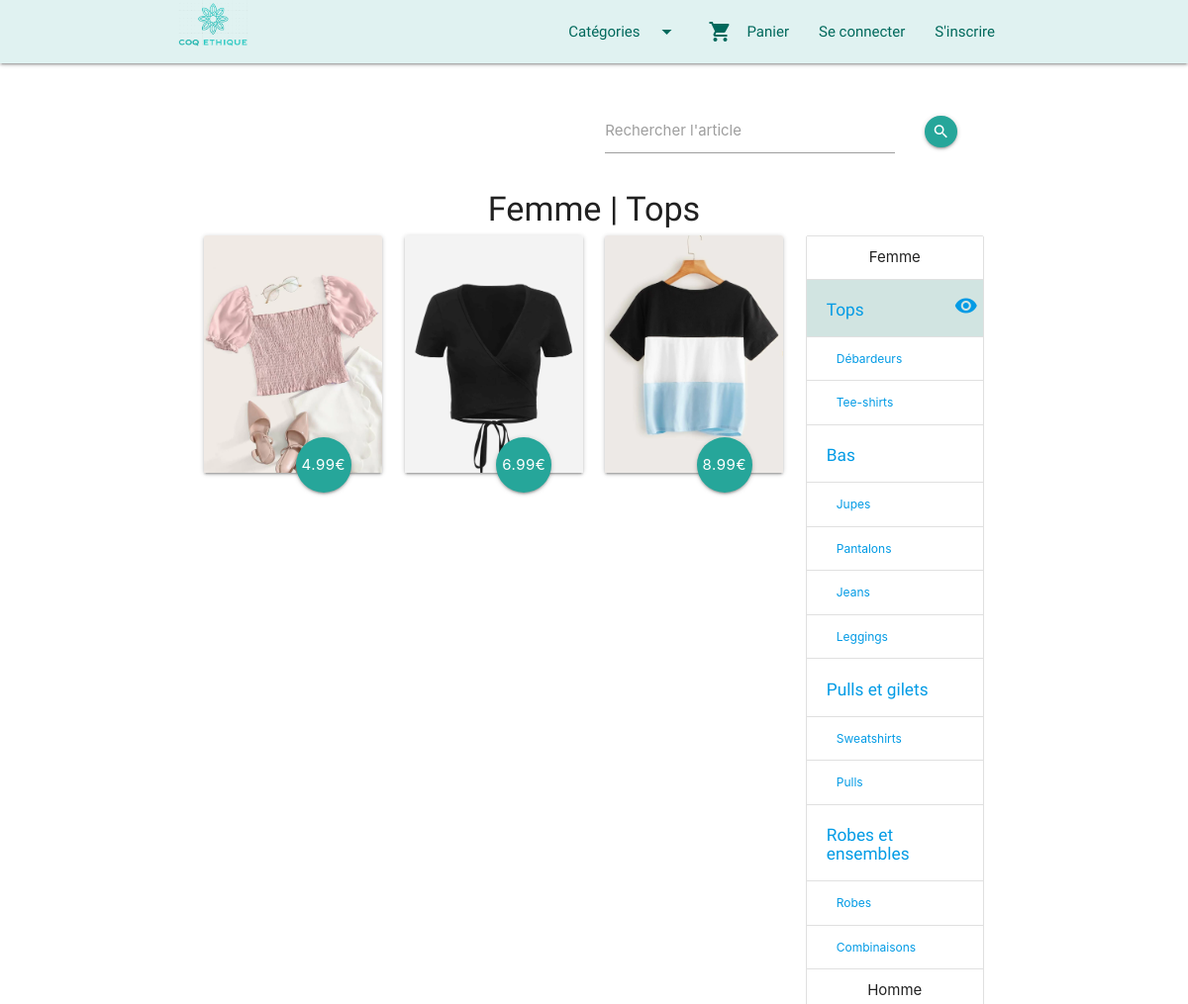
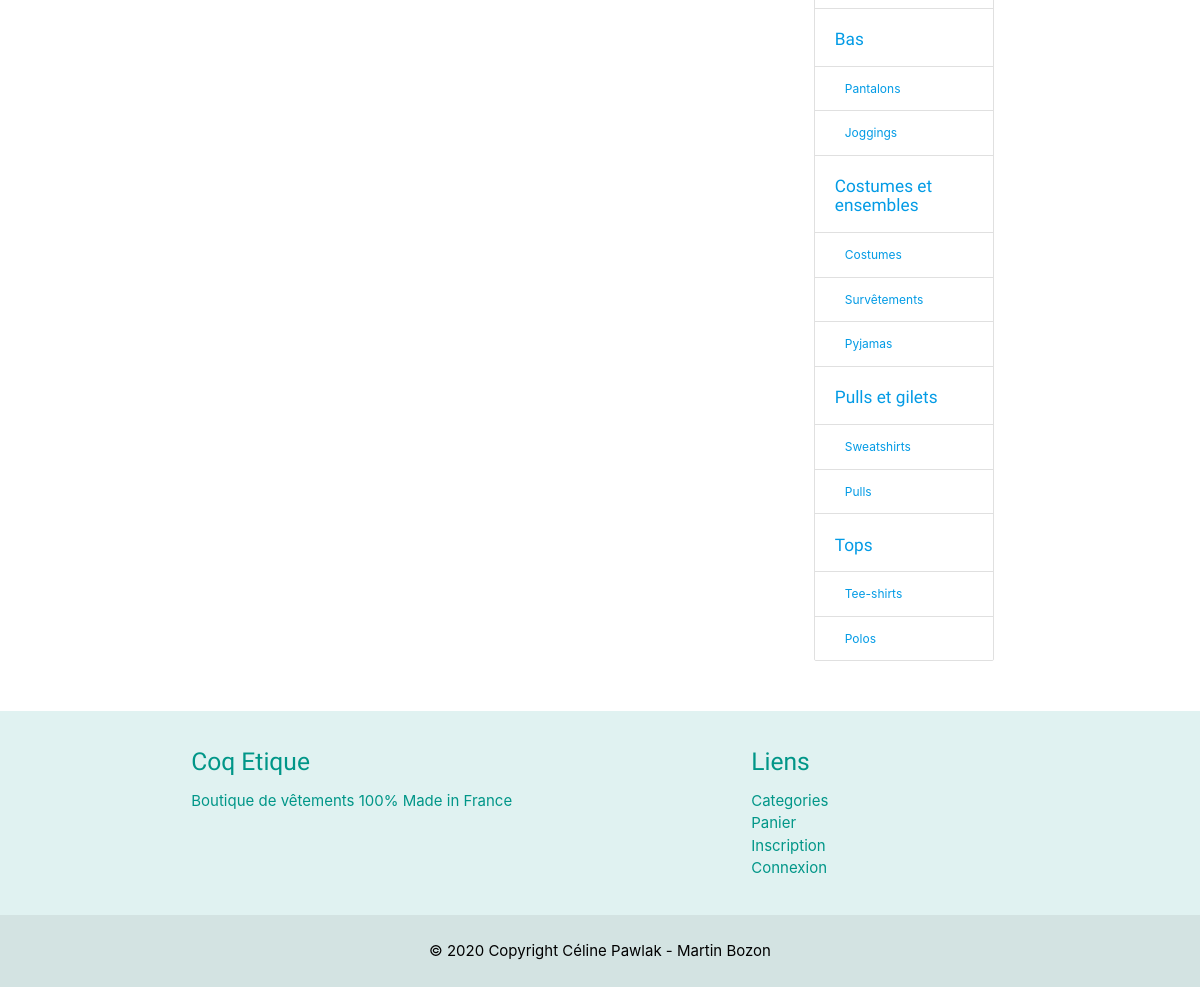
/index.php?p=products.category&id=14, run on the app's committed database (2 pictures, top to bottom).
### tables this page shows
CREATE TABLE IF NOT EXISTS `categories` (
  `id` int(11) NOT NULL AUTO_INCREMENT,
  `nom` varchar(255) NOT NULL,
  `gender` varchar(255) NOT NULL,
  `image_path` varchar(255) NOT NULL,
  PRIMARY KEY (`id`)
);

CREATE TABLE IF NOT EXISTS `produits` (
  `id` int(11) NOT NULL AUTO_INCREMENT,
  `nom` varchar(255) NOT NULL,
  `image_path` varchar(255) NOT NULL,
  `description` longtext NOT NULL,
  `prix` float NOT NULL,
  `id_sous_categories` int(11) DEFAULT NULL,
  `stock` int(11) NOT NULL,
  PRIMARY KEY (`id`),
  KEY `id_sous_categories` (`id_sous_categories`)
);

CREATE TABLE IF NOT EXISTS `sous_categories` (
  `id` int(11) NOT NULL AUTO_INCREMENT,
  `nom` varchar(255) NOT NULL,
  `id_categories` int(11) DEFAULT NULL,
  PRIMARY KEY (`id`),
  KEY `id_categories` (`id_categories`)
);

### core/Controller/Controller.php (called while the page is built, shortened)
<?php
class Controller{
    protected $viewPath;
    protected function render($view, $variables = []){
        extract($variables);
        require ($this->viewPath . str_replace('.', '/', $view) . '.php');
    }
}

### app/Controller/ProductsController.php (called while the page is built, shortened)
<?php
class ProductsController extends AppController
{
    public function category()
    {
        $category = $this->Category->find($_GET['id']);
        $products = $this->Product->lastByCategory($_GET['id']);
        $categories = $this->Category->all();
        $subcategories = $this->Subcategory->all();
        $this->render('products.category', compact('products', 'categories', 'category', 'subcategories'));
    }
}

### public/index.php (called while the page is built, shortened)
<?php
if (isset($_GET['p'])) {
    $page = $_GET['p'];
} else {
    $page = 'products.home';
}
$page = explode('.', $page);
if ($page[0] === 'admin'){
    $controller = '\App\Controller\Admin\\' . ucfirst($page[1] . 'Controller');
    $action = $page[2];
}else{
    $action = $page[1];
}
$controller = new $controller;
$controller->$action();

### core/Table/Table.php (called while the page is built, shortened)
<?php
class Table
{
    protected $table;
    protected $db;
    public function __construct(Database $db)
    {
        $this->db = $db;
    }
    public function all()
    {
        return $this->query('SELECT * FROM '. $this->table);
    }
    public function find($id){
        return $this->query("SELECT * FROM {$this->table} WHERE id = ?", [$id], true);
    }
    public function query($statement, $attributes = null, $one = false)
    {
        if ($attributes) {
            return $this->db->prepare(
                $statement,
                $attributes,
                str_replace('Table', 'Entity', get_class($this)),
                $one);
        }else{
            return $this->db->query(
                $statement,
                str_replace('Table', 'Entity', get_class($this)),
                $one);
        }
    }
}

### core/Database/MysqlDatabase.php (called while the page is built, shortened)
<?php
class MysqlDatabase extends Database
{
    private $pdo;
    private function getPDO()
    {
        if ($this->pdo === null){
            $pdo = new PDO('mysql:dbname=boutique;host=localhost', 'root', '');
            $pdo->setAttribute(PDO::ATTR_ERRMODE, PDO::ERRMODE_EXCEPTION);
            $this->pdo = $pdo;
        }
        return $this->pdo;
    }
    public function query($statement, $class_name = null, $one = false)
    {
        $req = $this->getPDO()->query($statement);
        if ($class_name === null){
            $req->setFetchMode(PDO::FETCH_OBJ);
        }else{
            $req->setFetchMode(PDO::FETCH_CLASS, $class_name);
        }
        if ($one){
            $datas = $req->fetch();
        }else{
            $datas = $req->fetchAll();
        }
        return $datas;
    }
    public function prepare($statement, $attributes, $class_name = null, $one = false){
                $req = $this->getPDO()->prepare($statement);
        $res = $req->execute($attributes);
        if ($class_name === null){
            $req->setFetchMode(PDO::FETCH_OBJ);
        }else{
            $req->setFetchMode(PDO::FETCH_CLASS, $class_name);
        }
        if ($one){
            $datas = $req->fetch();
        }else{
            $datas = $req->fetchAll();
        }
        return $datas;
    }
}

### app/Autoloader.php (called while the page is built, shortened)
<?php
class Autoloader
{
    static function autoload($class)
    {
        if (strpos($class, __NAMESPACE__ . '\\') === 0) {
            $class = str_replace(__NAMESPACE__ . '\\', '', $class);
            $class = str_replace('\\', '/', $class);
        }
    }
}

### core/Autoloader.php (called while the page is built, shortened)
<?php
class Autoloader
{
    static function autoload($class)
    {
        if (strpos($class, __NAMESPACE__ . '\\') === 0) {
            $class = str_replace(__NAMESPACE__ . '\\', '', $class);
            $class = str_replace('\\', '/', $class);
        }
    }
}

### app/Table/ProductTable.php (called while the page is built, shortened)
<?php
class ProductTable extends Table
{
    public function lastByCategory($category_id)
    {
        return $this->query(
            "
        SELECT produits.stock, produits.id, produits.nom, produits.image_path, produits.description, produits.prix, categories.gender, sous_categories.nom as sous_categorie, categories.nom as categorie
        FROM produits
        LEFT JOIN sous_categories ON id_sous_categories = sous_categories.id
        LEFT JOIN categories ON id_categories = categories.id
        WHERE sous_categories.id_categories = ?",
            [$category_id]
        );
    }
}

### app/Entity/ProductEntity.php (called while the page is built, shortened)
<?php
class ProductEntity extends Entity{
    public function getUrl(){
        return 'index.php?p=products.show&id=' . $this->id;
    }
}

### core/Entity/Entity.php (called while the page is built, shortened)
<?php
class Entity
{
    public function __get($key){
        return $this->$key;
    }
}

### app/Entity/CategoryEntity.php (called while the page is built, shortened)
<?php
class CategoryEntity extends Entity{
    public function getUrl(){
        return 'index.php?p=products.category&id=' . $this->id;
    }
}

### app/Entity/SubcategoryEntity.php (called while the page is built, shortened)
<?php
class SubcategoryEntity extends Entity{
    public function getUrl(){
        return 'index.php?p=products.subcategory&id=' .$this->id;
    }
}

### app/Views/products/category.php (the view, shortened to what this page needs)
<div class="m-0 row p-1">
    <div class="m-0 row p-1">
        <form method="post" action="index.php?p=products.search" class="col s12">
            <div class="m-0 row">
                <div class="input-field col s11 m5 offset-m6">
                    <input name="searchbox" type="text" id="autocomplete-input" class="autocomplete">
                    <label for="autocomplete-input">Rechercher l'article</label>
                </div>
                <div class="input-field col s1 m1">
                    <button class="btn-floating btn-small waves-effect waves-light"><i class="material-icons">search</i>
                    </button>
                </div>
            </div>
        </form>
    </div>
    <h4 class="m-0 center"><?= $category->gender ?> | <?= $category->nom ?></h4>
    <div class="row">
        <div class="col s12 m9">
            <div class="row">
                <?php
                if (!empty($products)):
                    foreach ($products as $product): ?>
                        <div class="col s12 m4">
                            <div class="card">
                                <div class="card-image">
                                    <a class="link_card_hover" href="<?= $product->url ?>">
                                        <img src="../app/src/images/<?= $product->image_path ?>"
                                             alt="<?= $product->nom ?>">
                                        <button class="btn-floating btn-large halfway-fab"><?= $product->prix ?>€
                                        </button>
                                    </a>
                                </div>
                            </div>
                        </div>
                    <?php
                    endforeach;
                else : ?>
                    <p>Pas de produit disponible :(</p>
                <?php
                endif; ?>
            </div>
        </div>
        <div id="categories" class="col s12 m3">
            <ul class="collection with-header">
                <li class="collection-header center">Femme</li>
                <?php
                foreach ($categories as $category2) {
                    if ($category2->gender == 'Femme') { ?>
                        <li class="collection-header relative <?= $category2->url == 'index.php?p=products.category&id=' . $category->id ? 'bg_green' : '' ?> ">
                            <a href=" <?= $category2->url; ?>">
                                <h6><?= $category2->nom ?></h6>
                                <i class="material-icons icon_see <?= $category2->url == 'index.php?p=products.category&id=' . $category->id ? '' : 'd-none' ?>">remove_red_eye</i>
                            </a>
                        </li>
                        <?php
                        foreach ($subcategories as $subcategory) {
                            if ($subcategory->id_categories == $category2->id) { ?>
                                <li class="collection-item">
                                    <a href="<?= $subcategory->url; ?>"><?= $subcategory->nom ?></a>
                                </li>
                                <?php
                            }
                        } ?>
                        <?php
                    } ?>
                    <?php
                } ?>
                <li class="collection-header center">Homme</li>
                <?php
                foreach (
                    $categories
                    as $category2
                ) {
                    if ($category2->gender == 'Homme') { ?>
                        <li class="collection-header relative <?= $category2->url == 'index.php?p=products.category&id=' . $category->id ? 'bg_green' : '' ?> ">
                            <a href=" <?= $category2->url; ?>">
                                <h6><?= $category2->nom ?></h6>
                            </a>
                        </li>
                        <?php
                        foreach ($subcategories as $subcategory) {
                            if ($subcategory->id_categories == $category2->id) { ?>
                                <li class="collection-item">
                                    <a href="<?= $subcategory->url; ?>"><?= $subcategory->nom ?></a>
                                </li>
                                <?php
                            }
                        }
                    }
                } ?>
            </ul>
        </div>
    </div>
</div>

### public/css/style.css (style rules this page uses)
h1,h2,h3,h4,h5,h6, .navbar-brand { font-family: 'Indie Flower', cursive; }
body { display: flex; flex-direction: column; }
.p-1 { padding: 1rem !important; }
button { margin: 0.5rem; }
.link_card_hover { font-weight: bold; }
.bg_green { background-color: rgba(0, 105, 92, 0.18) !important; }
.relative { position: relative; }
.icon_see { position: absolute; top: 25%; right: 5px; }
.collection-item > * { font-size: 12px !important; }
.m-0 { margin: 0 !important; }

### data on the page
categories: gender "Femme", nom "Tops"
produits: image_path (picture), prix "4.99"
produits: image_path (picture), prix "6.99"
produits: image_path (picture), prix "8.99"
sous_categories: nom "Débardeurs"
sous_categories: nom "Tee-shirts"
categories: nom "Bas"
sous_categories: nom "Jupes"
sous_categories: nom "Pantalons"
sous_categories: nom "Jeans"
sous_categories: nom "Leggings"
categories: nom "Pulls et gilets"
sous_categories: nom "Sweatshirts"
sous_categories: nom "Pulls"
categories: nom "Robes et ensembles"
sous_categories: nom "Robes"
sous_categories: nom "Combinaisons"
categories: nom "Bas"
sous_categories: nom "Pantalons"
sous_categories: nom "Joggings"
categories: nom "Costumes et ensembles"
sous_categories: nom "Costumes"
sous_categories: nom "Survêtements"
sous_categories: nom "Pyjamas"
categories: nom "Pulls et gilets"
sous_categories: nom "Sweatshirts"
sous_categories: nom "Pulls"
categories: nom "Tops"
sous_categories: nom "Tee-shirts"
sous_categories: nom "Polos"
